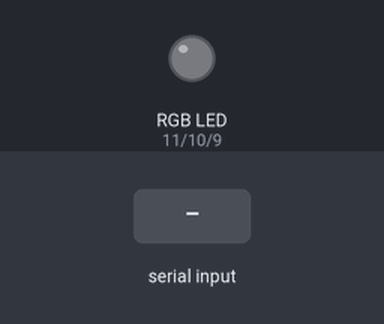
Recording of a sketch running on a simulated Arduino Uno, built with avr-gcc and run on an emulated ATmega328P. Parts: an RGB LED mixed from three pins (HIGH = lit). The inputs (shaded band) are chosen by the test bench. Dim RGB values are drawn brighter than linear.

Above: at 1.2 s.
1.3 s: "90,45,200\n" received over Serial
At 2.3 s:
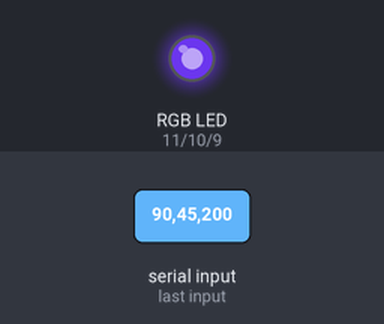
2.8 s: "30,150,10\n" received over Serial
At 3.5 s:
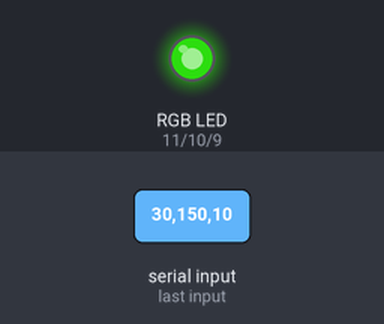
4.3 s: "1,90,45\n" received over Serial
At 5.8 s:
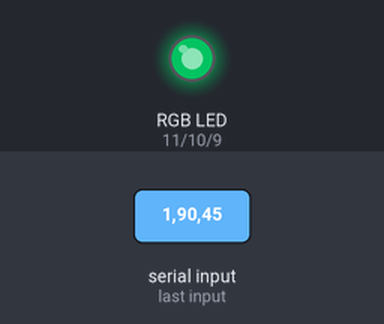
Timing chart, 0 to 7.3 s (numbered marks = the images above; inputs shaded):
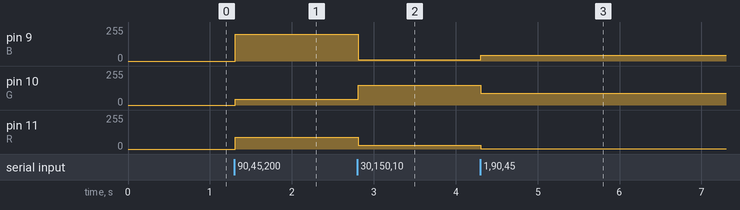

The sketch:

11-4.ino
```cpp
int R = 11;
int G = 10;
int B = 9;

void setup() {
  Serial.begin(9600);
}

void loop() {
  while (Serial.available()) {
    int red = Serial.parseInt();
    int green = Serial.parseInt();
    int blue = Serial.parseInt();
    if (Serial.read() == '\n') {
      analogWrite(R,red);
      analogWrite(G,green);
      analogWrite(B,blue);
    }
  }

}
```

Measured:
- after the input at 1.3 s, pin 9 (B): 0/255 → 200/255 at once; pin 10 (G): 0/255 → 45/255 at once; pin 11 (R): 0/255 → 90/255 at once
- after the input at 2.8 s, pin 9 (B): 200/255 → 10/255 at once; pin 10 (G): 45/255 → 150/255 at once; pin 11 (R): 90/255 → 30/255 at once
- after the input at 4.3 s, pin 9 (B): 10/255 → 45/255 at once; pin 10 (G): 150/255 → 90/255 at once; pin 11 (R): 30/255 → 1/255 at once
